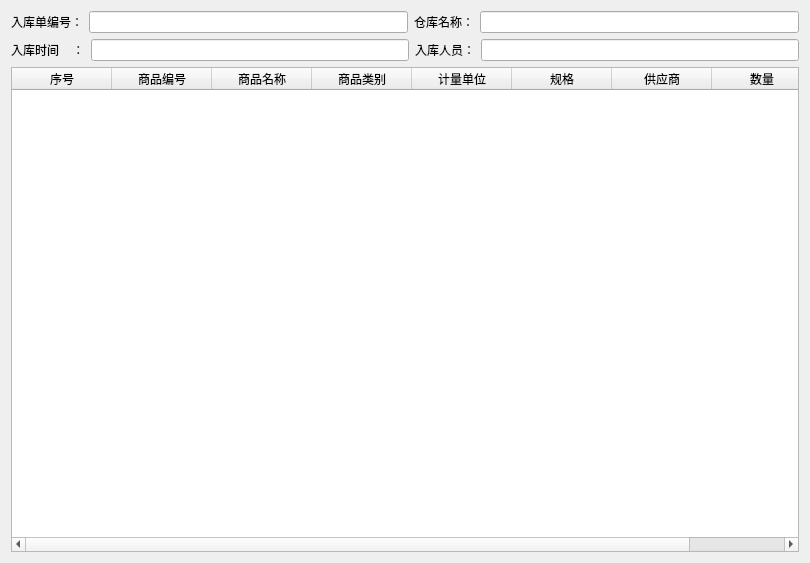
<?xml version="1.0" encoding="UTF-8"?>
<ui version="4.0">
 <class>Form</class>
 <widget class="QWidget" name="Form">
  <property name="geometry">
   <rect>
    <x>0</x>
    <y>0</y>
    <width>810</width>
    <height>563</height>
   </rect>
  </property>
  <property name="windowTitle">
   <string>查看入库详单</string>
  </property>
  <layout class="QVBoxLayout" name="verticalLayout">
   <item>
    <layout class="QHBoxLayout" name="horizontalLayout">
     <item>
      <widget class="QLabel" name="label_2">
       <property name="text">
        <string>入库单编号：</string>
       </property>
      </widget>
     </item>
     <item>
      <widget class="QLineEdit" name="in_storage_sheet_lineEdit"/>
     </item>
     <item>
      <widget class="QLabel" name="label_3">
       <property name="text">
        <string>仓库名称：</string>
       </property>
      </widget>
     </item>
     <item>
      <widget class="QLineEdit" name="in_storage_sheet_lineEdit_2"/>
     </item>
    </layout>
   </item>
   <item>
    <layout class="QHBoxLayout" name="horizontalLayout_2">
     <item>
      <widget class="QLabel" name="label_4">
       <property name="text">
        <string>入库时间    ：</string>
       </property>
      </widget>
     </item>
     <item>
      <widget class="QLineEdit" name="in_storage_sheet_lineEdit_3"/>
     </item>
     <item>
      <widget class="QLabel" name="label_5">
       <property name="text">
        <string>入库人员：</string>
       </property>
      </widget>
     </item>
     <item>
      <widget class="QLineEdit" name="in_storage_sheet_lineEdit_4"/>
     </item>
    </layout>
   </item>
   <item>
    <widget class="QTableWidget" name="tableWidget">
     <property name="selectionMode">
      <enum>QAbstractItemView::SingleSelection</enum>
     </property>
     <attribute name="horizontalHeaderStretchLastSection">
      <bool>true</bool>
     </attribute>
     <attribute name="verticalHeaderVisible">
      <bool>false</bool>
     </attribute>
     <column>
      <property name="text">
       <string>序号</string>
      </property>
     </column>
     <column>
      <property name="text">
       <string>商品编号</string>
      </property>
     </column>
     <column>
      <property name="text">
       <string>商品名称</string>
      </property>
     </column>
     <column>
      <property name="text">
       <string>商品类别</string>
      </property>
     </column>
     <column>
      <property name="text">
       <string>计量单位</string>
      </property>
     </column>
     <column>
      <property name="text">
       <string>规格</string>
      </property>
     </column>
     <column>
      <property name="text">
       <string>供应商</string>
      </property>
     </column>
     <column>
      <property name="text">
       <string>数量</string>
      </property>
     </column>
    </widget>
   </item>
  </layout>
 </widget>
 <resources/>
 <connections/>
</ui>
